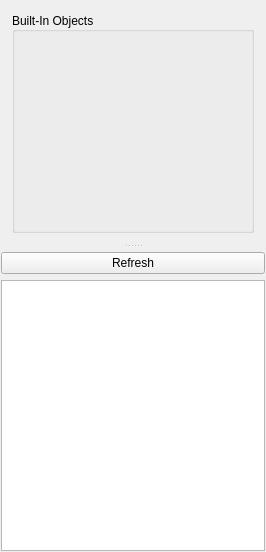
<?xml version="1.0" encoding="UTF-8"?>
<ui version="4.0">
 <class>ObjectsWidgetClass</class>
 <widget class="QWidget" name="ObjectsWidgetClass">
  <property name="geometry">
   <rect>
    <x>0</x>
    <y>0</y>
    <width>266</width>
    <height>552</height>
   </rect>
  </property>
  <property name="windowTitle">
   <string>ObjectsWidget</string>
  </property>
  <layout class="QGridLayout" name="gridLayout">
   <property name="leftMargin">
    <number>1</number>
   </property>
   <property name="topMargin">
    <number>1</number>
   </property>
   <property name="rightMargin">
    <number>1</number>
   </property>
   <property name="bottomMargin">
    <number>1</number>
   </property>
   <item row="0" column="0">
    <widget class="QSplitter" name="splitter">
     <property name="frameShape">
      <enum>QFrame::Shape::NoFrame</enum>
     </property>
     <property name="frameShadow">
      <enum>QFrame::Shadow::Plain</enum>
     </property>
     <property name="lineWidth">
      <number>1</number>
     </property>
     <property name="midLineWidth">
      <number>1</number>
     </property>
     <property name="orientation">
      <enum>Qt::Orientation::Vertical</enum>
     </property>
     <widget class="QWidget" name="widget" native="true">
      <property name="minimumSize">
       <size>
        <width>0</width>
        <height>0</height>
       </size>
      </property>
      <layout class="QVBoxLayout" name="verticalLayout_3">
       <item>
        <layout class="QVBoxLayout" name="verticalLayout_2">
         <item>
          <widget class="QGroupBox" name="groupBox_3">
           <property name="title">
            <string>Built-In Objects</string>
           </property>
           <property name="alignment">
            <set>Qt::AlignmentFlag::AlignLeading|Qt::AlignmentFlag::AlignLeft|Qt::AlignmentFlag::AlignVCenter</set>
           </property>
           <layout class="QVBoxLayout" name="verticalLayout_4">
            <property name="sizeConstraint">
             <enum>QLayout::SizeConstraint::SetDefaultConstraint</enum>
            </property>
            <item>
             <layout class="QGridLayout" name="gridLayout_2">
              <item row="0" column="1">
               <widget class="QToolButton" name="newBaddyButton">
                <property name="toolTip">
                 <string>Graal Baddy</string>
                </property>
                <property name="whatsThis">
                 <string/>
                </property>
                <property name="accessibleDescription">
                 <string/>
                </property>
                <property name="text">
                 <string/>
                </property>
                <property name="icon">
                 <iconset resource="../Resources/MainWindow.qrc">
                  <normaloff>:/MainWindow/icons/baddy.png</normaloff>:/MainWindow/icons/baddy.png</iconset>
                </property>
                <property name="iconSize">
                 <size>
                  <width>44</width>
                  <height>66</height>
                 </size>
                </property>
                <property name="autoRaise">
                 <bool>true</bool>
                </property>
               </widget>
              </item>
              <item row="0" column="0">
               <widget class="QToolButton" name="newNPCButton">
                <property name="toolTip">
                 <string>Anonymous NPC</string>
                </property>
                <property name="whatsThis">
                 <string/>
                </property>
                <property name="text">
                 <string/>
                </property>
                <property name="icon">
                 <iconset resource="../Resources/MainWindow.qrc">
                  <normaloff>:/MainWindow/icons/npc.png</normaloff>:/MainWindow/icons/npc.png</iconset>
                </property>
                <property name="iconSize">
                 <size>
                  <width>48</width>
                  <height>48</height>
                 </size>
                </property>
                <property name="autoRaise">
                 <bool>true</bool>
                </property>
               </widget>
              </item>
              <item row="0" column="2">
               <widget class="QToolButton" name="newChestButton">
                <property name="toolTip">
                 <string>Graal Chest</string>
                </property>
                <property name="whatsThis">
                 <string/>
                </property>
                <property name="text">
                 <string/>
                </property>
                <property name="icon">
                 <iconset resource="../Resources/MainWindow.qrc">
                  <normaloff>:/MainWindow/icons/chest.png</normaloff>:/MainWindow/icons/chest.png</iconset>
                </property>
                <property name="iconSize">
                 <size>
                  <width>48</width>
                  <height>48</height>
                 </size>
                </property>
                <property name="autoRaise">
                 <bool>true</bool>
                </property>
               </widget>
              </item>
             </layout>
            </item>
            <item>
             <spacer name="verticalSpacer">
              <property name="orientation">
               <enum>Qt::Orientation::Vertical</enum>
              </property>
              <property name="sizeHint" stdset="0">
               <size>
                <width>20</width>
                <height>40</height>
               </size>
              </property>
             </spacer>
            </item>
           </layout>
          </widget>
         </item>
        </layout>
       </item>
      </layout>
     </widget>
     <widget class="QWidget" name="widget_2" native="true">
      <layout class="QVBoxLayout" name="verticalLayout">
       <property name="leftMargin">
        <number>0</number>
       </property>
       <property name="topMargin">
        <number>4</number>
       </property>
       <property name="rightMargin">
        <number>0</number>
       </property>
       <property name="bottomMargin">
        <number>0</number>
       </property>
       <item>
        <widget class="QPushButton" name="refreshButton">
         <property name="text">
          <string>Refresh</string>
         </property>
        </widget>
       </item>
       <item>
        <widget class="QTableView" name="objectsTable">
         <property name="editTriggers">
          <set>QAbstractItemView::EditTrigger::NoEditTriggers</set>
         </property>
         <property name="alternatingRowColors">
          <bool>true</bool>
         </property>
         <property name="selectionMode">
          <enum>QAbstractItemView::SelectionMode::SingleSelection</enum>
         </property>
         <property name="selectionBehavior">
          <enum>QAbstractItemView::SelectionBehavior::SelectRows</enum>
         </property>
         <attribute name="horizontalHeaderMinimumSectionSize">
          <number>40</number>
         </attribute>
         <attribute name="horizontalHeaderDefaultSectionSize">
          <number>40</number>
         </attribute>
         <attribute name="horizontalHeaderHighlightSections">
          <bool>false</bool>
         </attribute>
         <attribute name="horizontalHeaderStretchLastSection">
          <bool>true</bool>
         </attribute>
         <attribute name="verticalHeaderVisible">
          <bool>false</bool>
         </attribute>
         <attribute name="verticalHeaderCascadingSectionResizes">
          <bool>true</bool>
         </attribute>
        </widget>
       </item>
      </layout>
     </widget>
    </widget>
   </item>
  </layout>
 </widget>
 <layoutdefault spacing="6" margin="11"/>
 <resources>
  <include location="../Resources/MainWindow.qrc"/>
 </resources>
 <connections/>
</ui>
